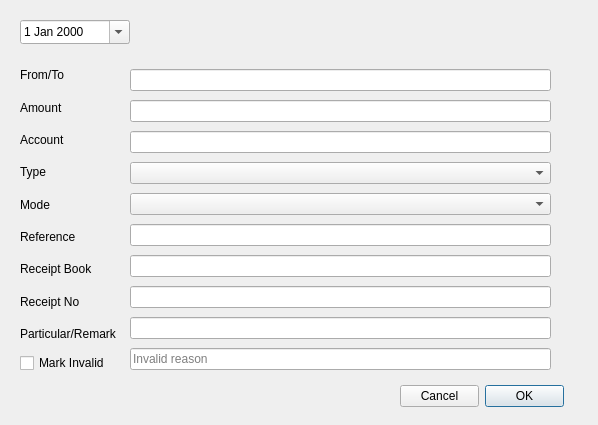
<?xml version="1.0" encoding="UTF-8"?>
<ui version="4.0">
 <class>CeditTransactionDlg</class>
 <widget class="QDialog" name="CeditTransactionDlg">
  <property name="geometry">
   <rect>
    <x>0</x>
    <y>0</y>
    <width>598</width>
    <height>425</height>
   </rect>
  </property>
  <property name="windowTitle">
   <string>Dialog</string>
  </property>
  <widget class="QDateEdit" name="m_dateEdit">
   <property name="geometry">
    <rect>
     <x>20</x>
     <y>20</y>
     <width>110</width>
     <height>24</height>
    </rect>
   </property>
   <property name="displayFormat">
    <string>d MMM yyyy</string>
   </property>
   <property name="calendarPopup">
    <bool>true</bool>
   </property>
  </widget>
  <widget class="QWidget" name="layoutWidget">
   <property name="geometry">
    <rect>
     <x>400</x>
     <y>380</y>
     <width>164</width>
     <height>32</height>
    </rect>
   </property>
   <layout class="QHBoxLayout" name="horizontalLayout">
    <item>
     <widget class="QPushButton" name="m_cancelButton">
      <property name="text">
       <string>Cancel</string>
      </property>
      <property name="autoDefault">
       <bool>false</bool>
      </property>
     </widget>
    </item>
    <item>
     <widget class="QPushButton" name="m_okButton">
      <property name="text">
       <string>OK</string>
      </property>
      <property name="default">
       <bool>true</bool>
      </property>
     </widget>
    </item>
   </layout>
  </widget>
  <widget class="QWidget" name="layoutWidget">
   <property name="geometry">
    <rect>
     <x>20</x>
     <y>62</y>
     <width>117</width>
     <height>311</height>
    </rect>
   </property>
   <layout class="QVBoxLayout" name="verticalLayout">
    <item>
     <widget class="QLabel" name="m_fromToLbl">
      <property name="text">
       <string>From/To</string>
      </property>
     </widget>
    </item>
    <item>
     <widget class="QLabel" name="m_amountlbl">
      <property name="text">
       <string>Amount</string>
      </property>
     </widget>
    </item>
    <item>
     <widget class="QLabel" name="m_accountlbl">
      <property name="text">
       <string>Account</string>
      </property>
     </widget>
    </item>
    <item>
     <widget class="QLabel" name="m_typelbl">
      <property name="text">
       <string>Type</string>
      </property>
     </widget>
    </item>
    <item>
     <widget class="QLabel" name="m_modelbl">
      <property name="text">
       <string>Mode</string>
      </property>
     </widget>
    </item>
    <item>
     <widget class="QLabel" name="m_referencelbl">
      <property name="text">
       <string>Reference</string>
      </property>
     </widget>
    </item>
    <item>
     <widget class="QLabel" name="m_receiptBookLbl">
      <property name="text">
       <string>Receipt Book</string>
      </property>
     </widget>
    </item>
    <item>
     <widget class="QLabel" name="m_receiptNoLbl">
      <property name="text">
       <string>Receipt No</string>
      </property>
     </widget>
    </item>
    <item>
     <widget class="QLabel" name="m_particularLbl">
      <property name="text">
       <string>Particular/Remark</string>
      </property>
     </widget>
    </item>
    <item>
     <widget class="QCheckBox" name="m_invalidCheckbox">
      <property name="text">
       <string>Mark Invalid</string>
      </property>
     </widget>
    </item>
   </layout>
  </widget>
  <widget class="QWidget" name="layoutWidget">
   <property name="geometry">
    <rect>
     <x>130</x>
     <y>66</y>
     <width>421</width>
     <height>312</height>
    </rect>
   </property>
   <layout class="QVBoxLayout" name="verticalLayout_2">
    <item>
     <widget class="QLineEdit" name="m_fromTo"/>
    </item>
    <item>
     <widget class="QLineEdit" name="m_amount"/>
    </item>
    <item>
     <widget class="QLineEdit" name="m_account"/>
    </item>
    <item>
     <widget class="QComboBox" name="m_typeCombo"/>
    </item>
    <item>
     <widget class="QComboBox" name="m_modecombo"/>
    </item>
    <item>
     <widget class="QLineEdit" name="m_reference"/>
    </item>
    <item>
     <widget class="QLineEdit" name="m_receiptBook"/>
    </item>
    <item>
     <widget class="QLineEdit" name="m_receiptNo"/>
    </item>
    <item>
     <widget class="QLineEdit" name="m_particular"/>
    </item>
    <item>
     <widget class="QLineEdit" name="m_invalidReason">
      <property name="placeholderText">
       <string>Invalid reason</string>
      </property>
     </widget>
    </item>
   </layout>
  </widget>
  <widget class="QLabel" name="m_label">
   <property name="geometry">
    <rect>
     <x>30</x>
     <y>390</y>
     <width>351</width>
     <height>16</height>
    </rect>
   </property>
   <property name="text">
    <string/>
   </property>
  </widget>
 </widget>
 <tabstops>
  <tabstop>m_fromTo</tabstop>
  <tabstop>m_amount</tabstop>
  <tabstop>m_account</tabstop>
  <tabstop>m_typeCombo</tabstop>
  <tabstop>m_modecombo</tabstop>
  <tabstop>m_reference</tabstop>
  <tabstop>m_receiptBook</tabstop>
  <tabstop>m_receiptNo</tabstop>
  <tabstop>m_particular</tabstop>
  <tabstop>m_invalidCheckbox</tabstop>
  <tabstop>m_invalidReason</tabstop>
  <tabstop>m_cancelButton</tabstop>
  <tabstop>m_okButton</tabstop>
  <tabstop>m_dateEdit</tabstop>
 </tabstops>
 <resources/>
 <connections/>
</ui>
